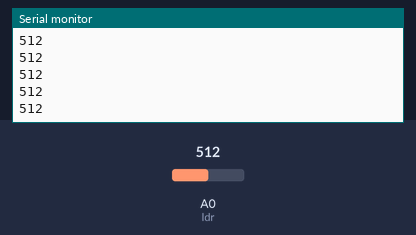
A sketch run on a simulated Arduino Uno, built with avr-gcc and run on an emulated ATmega328P. On the bench: the last lines printed to the serial monitor. The inputs (shaded band) are chosen by the test bench; at power-on: A0 (ldr) = 512.

Above: at 1.2 s.
1.3 s: A0 (ldr) set to 716
At 1.31 s:
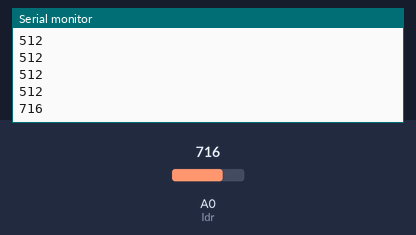
2.8 s: A0 (ldr) set to 900
At 2.81 s:
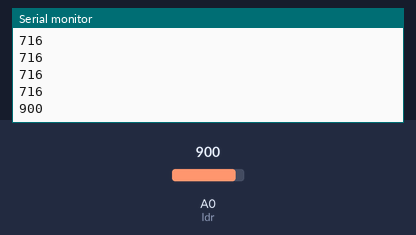
Timing chart, 0 to 5.8 s (numbered marks = the images above; inputs shaded):
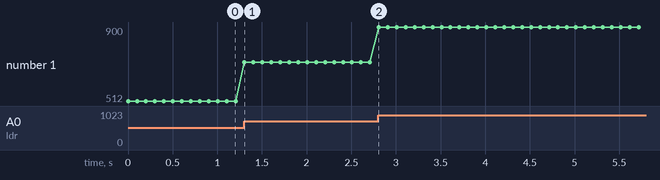

Measured:
- after the input at 1.3 s, the serial monitor: prints a new line at once (image 1)
- after the input at 2.8 s, the serial monitor: prints a new line at once (image 2)
- plotted number 1: 512 → 716 after the input at 1.3 s, 716 → 900 after the input at 2.8 s

The sketch:

exercicio_ldr01.ino
```cpp
//#include <prescaler.h>

int ldr = A0;
int vLdr = 0;

void setup() {
  pinMode(ldr, INPUT);
  Serial.begin(9600);
}

void loop() {
  vLdr = analogRead(ldr);
  Serial.println(vLdr);
  delay(100);
}
```
